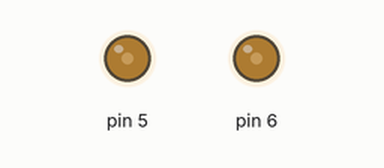
A sketch run on a simulated Arduino Uno, built with avr-gcc and run on an emulated ATmega328P. Parts: output pins drawn as LEDs (lit = HIGH).

Above: at 0.2 s.
Timing chart, 0 to 1.7 s (numbered marks = the images above):
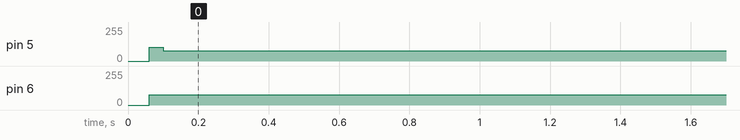

The sketch:

20201208_sine-wave.ino
```cpp
int i=0;
int x=0;
int OK=0;
int sinPWM[]={0,2,5,7,10,12,15,17,19,22,24,27,30,32,34,37,39,42,
44,47,49,52,54,57,59,61,64,66,69,71,73,76,78,80,83,85,88,90,92,94,97,99,
101,103,106,108,110,113,115,117,119,121,124,126,128,130,132,134,136,138,140,142,144,146,
148,150,152,154,156,158,160,162,164,166,168,169,171,173,175,177,178,180,182,184,185,187,188,190,192,193,
195,196,198,199,201,202,204,205,207,208,209,211,212,213,215,216,217,219,220,221,222,223,224,225,226,227,
228,229,230,231,232,233,234,235,236,237,237,238,239,240,240,241,242,242,243,243,244,244,245,245,246,246,
247,247,247,248,248,248,248,249,249,249,249,249,255,255,255,255,249,249,249,249,249,248,
248,248,248,247,247,247,246,246,245,245,244,244,243,243,242,242,241,240,240,239,238,237,237,236,235,234,
233,232,231,230,229,228,227,226,225,224,223,222,221,220,219,217,216,215,213,212,211,209,208,207,205,204,
202,201,199,198,196,195,193,192,190,188,187,185,184,182,180,178,177,175,173,171,169,168,166,164,162,160,
158,156,154,152,150,148,146,144,142,140,138,136,134,132,130,128,126,124,121,119,117,115,113,110,108,106,
103,101,99,97,94,92,90,88,85,83,80,78,76,73,71,69,66,64,61,59,57,54,52,49,47,44,42,39,37,34,32,30,
27,24,22,19,17,15,12,10,7,5,2,0};

void setup() {
Serial.begin(9600);

pinMode(5, OUTPUT);
pinMode(6,OUTPUT);

cli();// stop interrupts
TCCR0A=0;//reset the value
TCCR0B=0;//reset the value
TCNT0=0;//reset the value
//0b allow me to write bits in binary
TCCR0A=0b10100001;//phase correct pwm mode
TCCR0B=0b00000001; //no prescaler
TCCR1A=0;//reset the value
TCCR1B=0;//reset the value
TCNT1=0;//reset the value
OCR1A=509;// compare match value
TCCR1B=0b00001001; //WGM12 bit is 1 and no prescaler

TIMSK1 |=(1 << OCIE1A);

sei();// enable interrupts
}
ISR(TIMER1_COMPA_vect){// interrupt when timer 1 match with OCR1A value
if(i>313 && OK==0){// final value from vector for pin 6
i=0;// go to first value of vector
OK=1;//enable pin 5
}
if(i>313 && OK==1){// final value from vector for pin 5
i=0;//go to first value of vector
OK=0;//enable pin 6
}
x=sinPWM[i];// x take the value from vector corresponding to position i(i is zero indexed)
i=i+1;// go to the next position
if(OK==0){
OCR0B=0;//make pin 5 0
OCR0A=x;//enable pin 6 to corresponding duty cycle
}
if(OK==1){
OCR0A=0;//make pin 6 0
OCR0B=x;//enable pin 5 to corresponding duty cycle
}
}
void loop() {

}
```

Measured:
- by itself, pin 5, pin 6: 0/255 → 77/255 at 0.06 s
